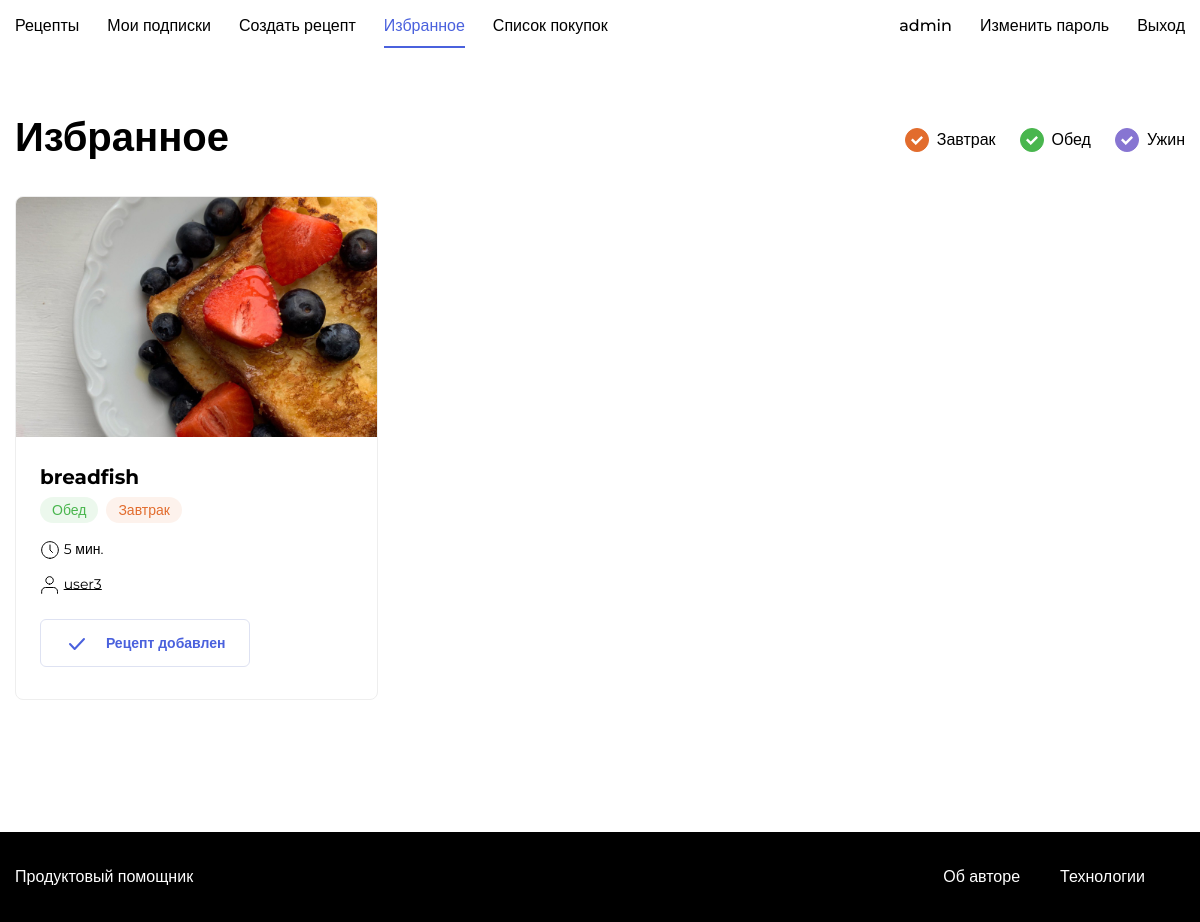
Screenshot of /favorite/ (signed in) with the database file from the repository.
### recipes/models.py (models this page shows, shortened)
class Recipe(models.Model):
    author = models.ForeignKey(User, on_delete=models.CASCADE, related_name="recipes")
    title = models.CharField(max_length = 100)
    image = models.ImageField(upload_to='static/images/recipes/', blank=True, null=True)
    text = models.TextField(null=True)
    ingredients = models.ManyToManyField(Ingredient, through='recipeingredient')
    tag = models.ManyToManyField('Tag')
    preparing_time = models.PositiveSmallIntegerField(default=0, null=True)

class Tag(models.Model):
    title = models.CharField(max_length=100)
    en_title = models.CharField(max_length=100, null=True)

### foodgram/views.py (the view)
# urls.py: path('favorite/', foodgramviews.favorite, name="favorite"),
def favorite(request):
    favorites_pks = Favorite.objects.filter(user=request.user).values('recipe')
    favorites = Recipe.objects.filter(pk__in=favorites_pks).all()
    paginator = Paginator(favorites, 6)
    page_number = request.GET.get('page')
    page = paginator.get_page(page_number)
    return render(request, 'favorite.html', {'page': page, 'paginator': paginator})

### recipes/templates/favorite.html (shortened to what this page needs)
<!doctype html>
{% load static %}
<html lang="en">
<head>
    <link rel="stylesheet" href="{% static '/pages/index.css' %}">
</head>
<body class="body">
<header class="header">
    {% include 'includes/nav_auth.html' %}
</header>
    <main class="main container">
        <div class="main__header">
            <h1 class="main__title">Избранное</h1>
            <ul class="tags">
                <li class="tags__item">
                    <a id="breakfast" class="tags__checkbox tags__checkbox_style_orange tags__checkbox_active" href="#"></a>
                    <span class="tags__label">Завтрак</span>
                </li>
                <li class="tags__item">
                    <a id="lunch" class="tags__checkbox tags__checkbox_style_green tags__checkbox_active" href="#"></a>
                    <span for="lunch" class="tags__label">Обед</span>
                </li>
                <li class="tags__item">
                    <a id="dinner" class="tags__checkbox tags__checkbox_style_purple tags__checkbox_active" href="#"></a>
                    <label for="dinner" class="tags__label">Ужин</label>
                </li>
            </ul>
        </div>
        <div class="card-list">
            {% for recipe in page %}
                {% include 'includes/recipe_content.html' %}
            {% endfor %}
        </div>
    </main>
    {% include 'includes/footer.html' %}
</body>
</html>

### recipes/templates/includes/nav_auth.html (shortened to what this page needs)
<div class="nav__container container">
    <ul class="nav__items list">
{% with request.user.shoplist.recipes.all.count as counter %}
        {% if request.resolver_match.url_name == 'index' %}
            <li class="nav__item nav__item_active"><a href="{% url 'index' %}" class="nav__link link">Рецепты</a></li>
        {% else %}
            <li class="nav__item"><a href="{% url 'index' %}" class="nav__link link">Рецепты</a></li>
        {% endif %}
        {% if request.resolver_match.url_name == 'follow' %}
            <li class="nav__item nav__item_active"><a href="{% url 'follow' %}" class="nav__link link">Мои подписки</a></li>
        {% else %}
            <li class="nav__item"><a href="{% url 'follow' %}" class="nav__link link">Мои подписки</a></li>
        {% endif %}
        {% if request.resolver_match.url_name == 'new_recipe' %}
            <li class="nav__item nav__item_active"><a href="{% url 'new_recipe' %}" class="nav__link link">Создать рецепт</a></li>
        {% else %}
            <li class="nav__item"><a href="{% url 'new_recipe' %}" class="nav__link link">Создать рецепт</a></li>
        {% endif %}
        {% if request.resolver_match.url_name == 'favorite' %}
            <li class="nav__item nav__item_active"><a href="{% url 'favorite' %}" class="nav__link link">Избранное</a></li>
        {% else %}
            <li class="nav__item"><a href="{% url 'favorite' %}" class="nav__link link">Избранное</a></li>
        {% endif %}
        {% if request.resolver_match.url_name == 'shop_list' %}
            <li class="nav__item nav__item_active"><a href="{% url 'shop_list' %}" class="nav__link link">Список покупок</a> <span class="badge badge_style_blue nav__badge" id="counter">{% if counter > 0 %}{{counter}}{% endif %}</span></li>
        {% else %}
            <li class="nav__item"><a href="{% url 'shop_list' %}" class="nav__link link">Список покупок</a> </li>
        {% endif %}
    </ul>
 {% endwith %}
    <ul class="nav__items list">
        <li class="nav__item"><a class="nav__link link">{{ user }}</a></li>
        {% if request.resolver_match.url_name == 'password_change' %}
            <li class="nav__item nav__item_active"><a href= "{% url 'password_change' %}" class="nav__link link">Изменить пароль</a></li>
        {% else %}
            <li class="nav__item"><a href= "{% url 'password_change' %}" class="nav__link link">Изменить пароль</a></li>
        {% endif %}
        <li class="nav__item"><a href="{% url 'logout' %}" class="nav__link link">Выход</a></li>
    </ul>
</div>

### recipes/templates/includes/recipe_content.html
{% load static %}
<div class="card" data-id="{{recipe.id}}">
    <a href="{% url 'recipe' recipe_id=recipe.id %}" class="link" target="_blank"><img src="{{ STATIC_URL }}/{{ recipe.image }}" alt="{{ recipe.title }}" class="card__image"></a>
    <div class="card__body">
        <a class="card__title link" href="{% url 'recipe' recipe_id=recipe.id %}" target="_blank">{{ recipe.title }}</a>
        <ul class="card__items">
            {% for tag in recipe.tag.all %}
                {% if tag.title == 'Обед' %}
                    <li class="card__item"><span class="badge badge_style_green">Обед</span></li>
                {% elif tag.title == 'Завтрак' %}
                    <li class="card__item"><span class="badge badge_style_orange">Завтрак</span></li>
                {% elif tag.title == 'Ужин' %}
                    <li class="card__item"><span class="badge badge_style_purple">Ужин</span></li>
                {% endif %}
            {% endfor %}
        </ul>
        <div class="card__items card__items_column">
            <p class="card__text"><span class="icon-time"></span> {{ recipe.preparing_time }} мин. </p>
            <p class="card__text"><span class="icon-user"></span> <a href="{% url 'authors_recipes' author=recipe.author %}" style="color: black"> {{ recipe.author }} </a></p>
        </div>
    </div>
    <div class="card__footer">
    {% if user.is_authenticated %}
        {% if recipe not in request.user.shoplist.recipes.all %}
            <button class="button button_style_light-blue" name="purchases" data-out><span class="icon-plus button__icon"></span>Добавить в покупки</button>
        {% else %}
            <button class="button button_style_light-blue-outline" name="purchases"><span class="icon-check button__icon"></span> Рецепт добавлен</button>
        {% endif %}
    {% endif %}
    </div>
</div>

### static/pages/index.css (style rules this page uses)
* { box-sizing: border-box; }
html, body { min-height: 100%; }

### static/blocks/body/body.css (style rules this page uses)
.body { display: flex; flex-direction: column; }

### static/blocks/container/container.css (style rules this page uses)
.container { max-width: 1200px; padding: 0 15px; margin: 0 auto; width: 100%; }

### static/blocks/link/link.css (style rules this page uses)
.link { text-decoration: none; transition: opacity 0.2s; }

### static/blocks/tags/tags.css (style rules this page uses)
.tags { display: flex; height: 100%; flex-direction: row; list-style: none; padding: 0; }

### static/blocks/tags/__item/tags__item.css (style rules this page uses)
.tags__item { display: flex; align-items: center; margin-right: 24px; }
.tags__item:last-child { margin-right: 0; }

### static/blocks/tags/__label/tags__label.css (style rules this page uses)
.tags__label { font-family: 'Montserrat', sans-serif; font-style: normal; font-weight: 500; font-size: 16px; line-height: 20px; color: #000000; cursor: default; }

### static/blocks/tags/__checkbox/tags__checkbox.css (style rules this page uses)
.tags__checkbox { position: relative; width: 24px; height: 24px; border-radius: 50%; color: #ddd; border: 1px solid currentColor; -webkit-appearance: none; outline: none; margin-right: 8px; cursor: pointer; }

### static/blocks/tags/__checkbox/_style/tags__checkbox_style_green.css (style rules this page uses)
.tags__checkbox_style_green { color: #49B64E; }

### static/blocks/tags/__checkbox/_style/tags__checkbox_style_orange.css (style rules this page uses)
.tags__checkbox_style_orange { color: #E26C2D; }

### static/blocks/tags/__checkbox/_style/tags__checkbox_style_purple.css (style rules this page uses)
.tags__checkbox_style_purple { color: #8775D2; }

### static/blocks/tags/__checkbox/_active/tags__checkbox_active.css (style rules this page uses)
.tags__checkbox_active { background: currentColor; }
.tags__checkbox_active:before { content: ''; position: absolute; background: url("../../../../images/yes.svg"); width: 12px; height: 9px; top: 7px; left: 5px; }

### static/blocks/button/button.css (style rules this page uses)
.button { font-family: 'Montserrat', sans-serif; font-style: normal; font-weight: 600; font-size: 14px; background: none; border-radius: 6px; padding: 12px 24px; height: 48px; line-height: 1; text-decoration: none; border: 1px solid transparent; transition: background 0.2s; outline: none; user-select: none; cursor: pointer; width: max-content; }

### static/blocks/button/_style/button_style_light-blue-outline.css (style rules this page uses)
.button_style_light-blue-outline { color: #4A61DD; border: 1px solid #DEE2F2; background: #fff; }

### static/blocks/header/header.css (style rules this page uses)
.header { display: flex; align-items: center; justify-content: center; }

### static/blocks/nav/__container/nav__container.css (style rules this page uses)
.nav__container { display: flex; justify-content: space-between; height: 100%; align-items: center; }

### static/blocks/nav/__items/nav__items.css (style rules this page uses)
.nav__items { display: flex; height: 100%; flex-direction: row; list-style: none; padding: 0; align-items: center; }

### static/blocks/nav/__item/nav__item.css (style rules this page uses)
.nav__item { display: flex; align-items: center; margin-right: 28px; height: 100%; color: #000000; position: relative; }
.nav__item:last-child { margin-right: 0; }

### static/blocks/nav/__item/_active/nav__item_active.css (style rules this page uses)
.nav__item_active { color: #4A61DD; }
.nav__item_active:after { content: ''; position: absolute; top: 50%; margin-top: 20px; left: 0; width: 100%; height: 2px; background: #4A61DD; }

### static/blocks/nav/__link/nav__link.css (style rules this page uses)
.nav__link { font-style: normal; font-weight: 500; font-size: 16px; line-height: 20px; color: inherit; cursor: pointer; font-family: 'Montserrat', sans-serif; }

### static/blocks/main/main.css (style rules this page uses)
.main { padding-top: 60px; padding-bottom: 80px; flex: 1 0 auto; min-height: calc(100vh - 180px); }

### static/blocks/main/__header/main__header.css (style rules this page uses)
.main__header { display: flex; justify-content: space-between; margin-bottom: 28px; }

### static/blocks/main/__title/main__title.css (style rules this page uses)
.main__title { font-family: 'Montserrat', sans-serif; font-style: normal; font-weight: bold; font-size: 40px; line-height: 49px; color: #000000; padding: 0; margin: 0; }

### static/blocks/card-list/card-list.css (style rules this page uses)
.card-list { display: grid; grid-template-columns: repeat(3, 1fr); grid-template-rows: auto; grid-gap: 40px; margin-bottom: 52px; }

### static/blocks/card/card.css (style rules this page uses)
.card { display: flex; flex-direction: column; max-width: 363px; border: 1px solid #EEEEEE; box-sizing: border-box; border-radius: 8px; overflow: hidden; }

### static/blocks/card/__image/card__image.css (style rules this page uses)
.card__image { height: 240px; width: 100%; object-fit: cover; }

### static/blocks/card/__item/card__item.css (style rules this page uses)
.card__item { margin-right: 8px; }

### static/blocks/card/__title/card__title.css (style rules this page uses)
.card__title { font-family: 'Montserrat', sans-serif; font-style: normal; font-weight: bold; font-size: 20px; line-height: 24px; color: #000000; margin: 0 0 12px; padding: 0; display: block; }

### static/blocks/card/__items/card__items.css (style rules this page uses)
.card__items { display: flex; flex-direction: row; list-style: none; padding: 0; margin: 0 0 20px; }
.card__items:last-child { margin-bottom: 0; }

### static/blocks/card/__items/_column/card__items_column.css (style rules this page uses)
.card__items_column { flex-direction: column; }

### static/blocks/card/__body/card__body.css (style rules this page uses)
.card__body { padding: 24px 24px 12px; flex: 1 0 auto; }

### static/blocks/card/__text/card__text.css (style rules this page uses)
.card__text { font-family: 'Montserrat', sans-serif; font-style: normal; font-weight: normal; font-size: 14px; line-height: 17px; color: #000000; margin: 0 0 15px; padding: 0; }
.card__text:last-child { margin-bottom: 0; }

### static/blocks/card/__footer/card__foter.css (style rules this page uses)
.card__footer { display: flex; justify-content: space-between; align-items: center; padding: 12px 24px 32px; flex: 0 0 auto; }

### static/blocks/badge/badge.css (style rules this page uses)
.badge { color: #fff; background: #ddd; border-radius: 24px; padding: 4px 12px; font-style: normal; font-weight: 500; font-size: 14px; line-height: 17px; font-family: 'Montserrat', sans-serif; }

### static/blocks/badge/_style/badge_style_green.css (style rules this page uses)
.badge_style_green { background: rgba(73, 182, 78, 0.1); color: #49B64E; }

### static/blocks/badge/_style/badge_style_orange.css (style rules this page uses)
.badge_style_orange { background: rgba(234, 146, 99, 0.12); color: #E26C2D; }

### rows the page displays
Recipe: image (picture), title "breadfish", preparing_time "5", author "user3"
Tag: title "Обед"
Tag: title "Завтрак"

### other values shown
{{ user }} "admin"
